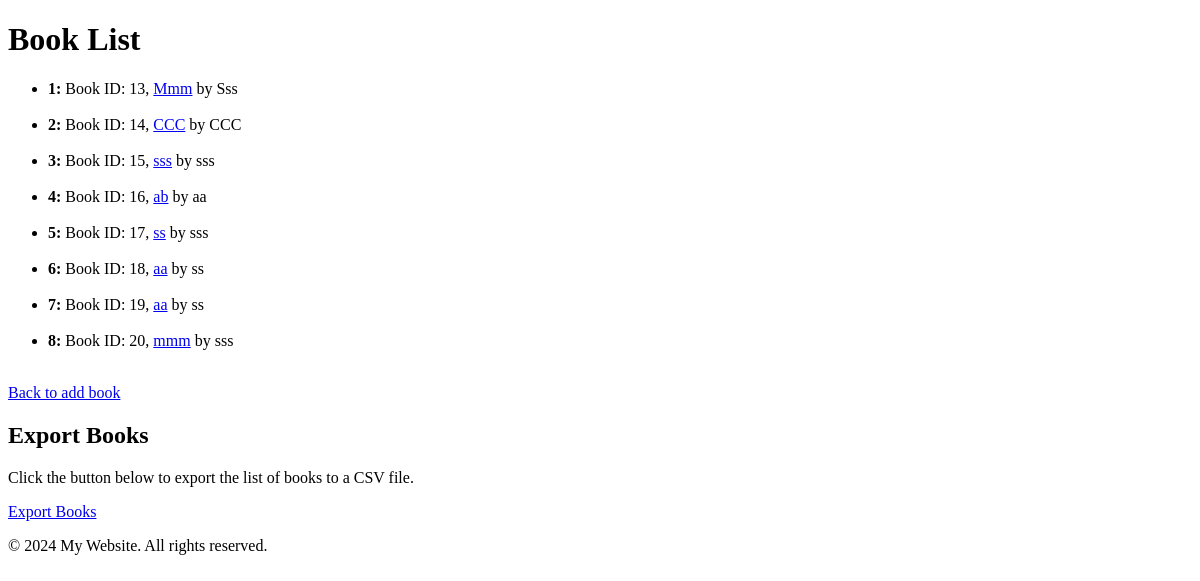
Before: /book_list/ with the older database file.
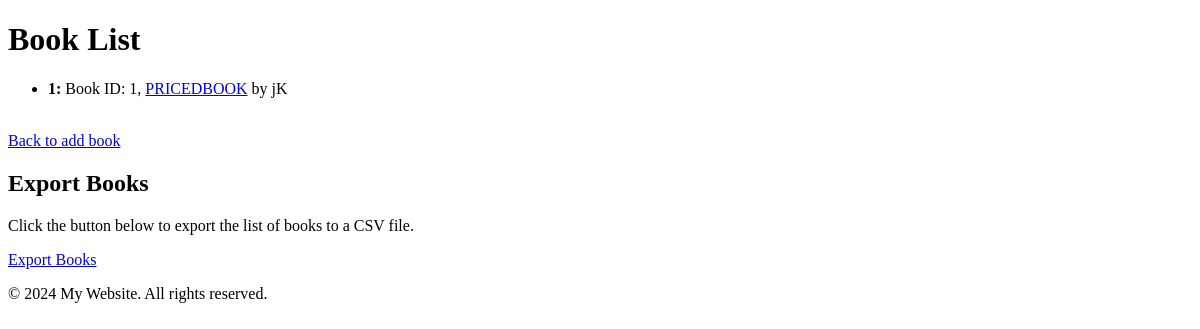
After: the same page with the newer database file.
### myapp/models.py (models this page shows, shortened)
class Book(models.Model):
    title = models.CharField(max_length=200, blank=False, null=False)
    author = models.CharField(max_length=100, blank=False, null=False)
    price = models.DecimalField(
        max_digits=1000,
        decimal_places=2,
        validators=[MinValueValidator(Decimal('0.00'))]
    )
    def get_absolute_url(self):
        return reverse("myapp:book_detail", kwargs={"id": self.id})

### myapp/views.py (the view)
# urls.py: path('book_list/', BookListView.as_view(), name='book_list'),
class BookListView(ListView):
    queryset = Book.objects.all()
    template_name = 'myapp/book_list.html'
    context_object_name = 'objects'

### myapp/templates/myapp/book_list.html (shortened to what this page needs)
{% extends 'base.html' %}
{% block content %}
<h1>Book List</h1>
<ul>
    {% if objects%}
    {% for instance in objects %}
    <li>
        <strong>{{ forloop.counter }}:</strong>
        Book ID: {{ instance.id }},
        <a href="{{ instance.get_absolute_url }}">{{ instance.title }}</a>
        by {{ instance.author }}
    </li>
    <br>
    {% endfor %}
    {% else %}
    No books for now
    {%endif%}
</ul>
<a href="{% url 'myapp:add_book' %}">Back to add book</a>
<h2>Export Books</h2>
<p>Click the button below to export the list of books to a CSV file.</p>
<a href="{% url 'myapp:export_books' %}" class="btn btn-primary">Export Books</a>
{% endblock %}

### myapp/templates/base.html (shortened to what this page needs)
<!DOCTYPE html>
<html lang="en">
<head>
</head>
<body>
    <div id="content">
        {% block content %} default xx{% endblock %}
    </div>
    <div id="footer">
        <p>&copy; 2024 My Website. All rights reserved.</p>
    </div>
</body>
</html>

Changed rows visible on the page:
removed Book: id "13", title "Mmm", author "Sss"
removed Book: id "14", title "CCC", author "CCC"
removed Book: id "15", title "sss", author "sss"
removed Book: id "16", title "ab", author "aa"
removed Book: id "17", title "ss", author "sss"
removed Book: id "18", title "aa", author "ss"
removed Book: id "19", title "aa", author "ss"
removed Book: id "20", title "mmm", author "sss"
added Book: id "1", title "PRICEDBOOK", author "jK"
